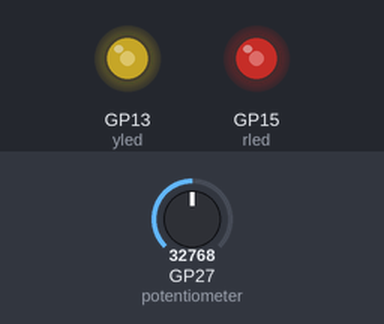
The program below on a simulated Raspberry Pi Pico running MicroPython. Shown: output pins drawn as LEDs (lit = HIGH). The inputs (shaded band) are chosen by the test bench; at power-on: GP27 (potentiometer) = 32768 (analog values on the 0–65535 scale). What the program prints to the serial console is not drawn.

Above: at 1.2 s.
1.3 s: GP27 (potentiometer) set to 45874
At 2.6 s:
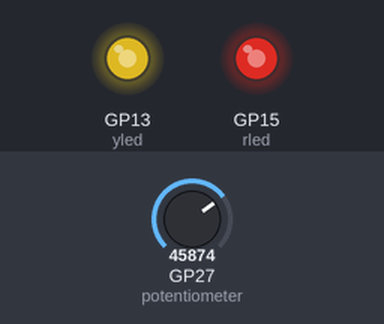
3.0 s: GP27 (potentiometer) set to 57670
At 3.8 s:
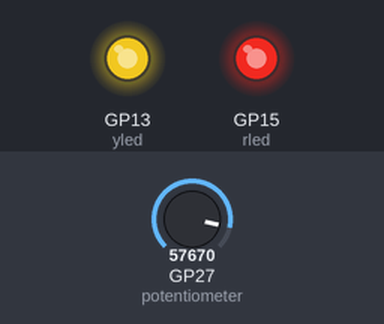
4.5 s: GP27 (potentiometer) set to 7864
At 5.0 s:
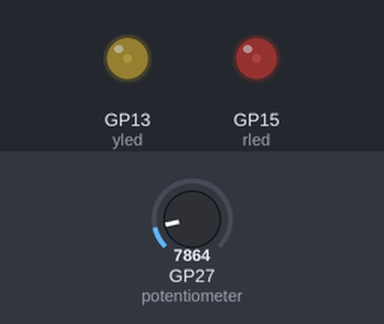
6.0 s: GP27 (potentiometer) set to 0
At 7.4 s:
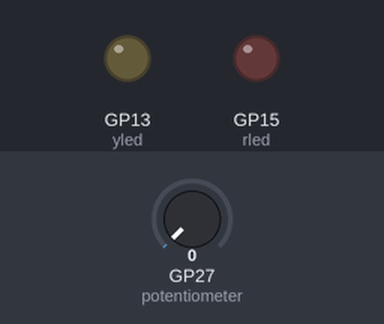
Timing chart, 0 to 8.5 s (numbered marks = the images above; inputs shaded):
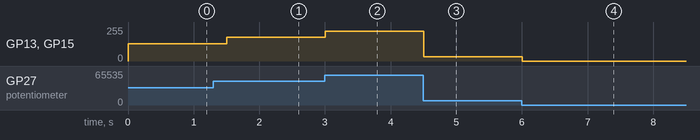

The program:

lesson8_3.py
```python
from machine import ADC, Pin, PWM
from time import sleep

# 初始化 ADC（使用 GPIO 27）
potentiometer = ADC(Pin(27))
rled = PWM(Pin(15))
yled = PWM(Pin(13))
rled.freq(1000)  # 設定 PWM 頻率為 1000Hz
yled.freq(500)  # 設定 PWM 頻率為 500Hz

while True:
    # 讀取 ADC 值（0 ~ 65535）
    raw_value = potentiometer.read_u16()

    # 轉換為電壓值（0 ~ 3.3V）
    voltage = raw_value * 3.3 / 65535

    # 轉換為百分比（0% ~ 100%）
    percentage = raw_value * 100 / 65535

    print(f"原始值: {raw_value}, 電壓: {voltage:.2f}V, 百分比: {percentage:.1f}%")

     # 直接將 ADC 值作為 PWM 的 duty cycle
    rled.duty_u16(raw_value)
    yled.duty_u16(raw_value)

    sleep(0.5)
```

Measured:
- after the input at 1.3 s, GP13 (yled), GP15 (rled): 128/255 → 178/255 after 0.20 s
- after the input at 3.0 s, GP13 (yled), GP15 (rled): 178/255 → 224/255 at once
- after the input at 4.5 s, GP13 (yled), GP15 (rled): 224/255 → 31/255 at once
- after the input at 6.0 s, GP13 (yled), GP15 (rled): 31/255 → 0/255 at once
